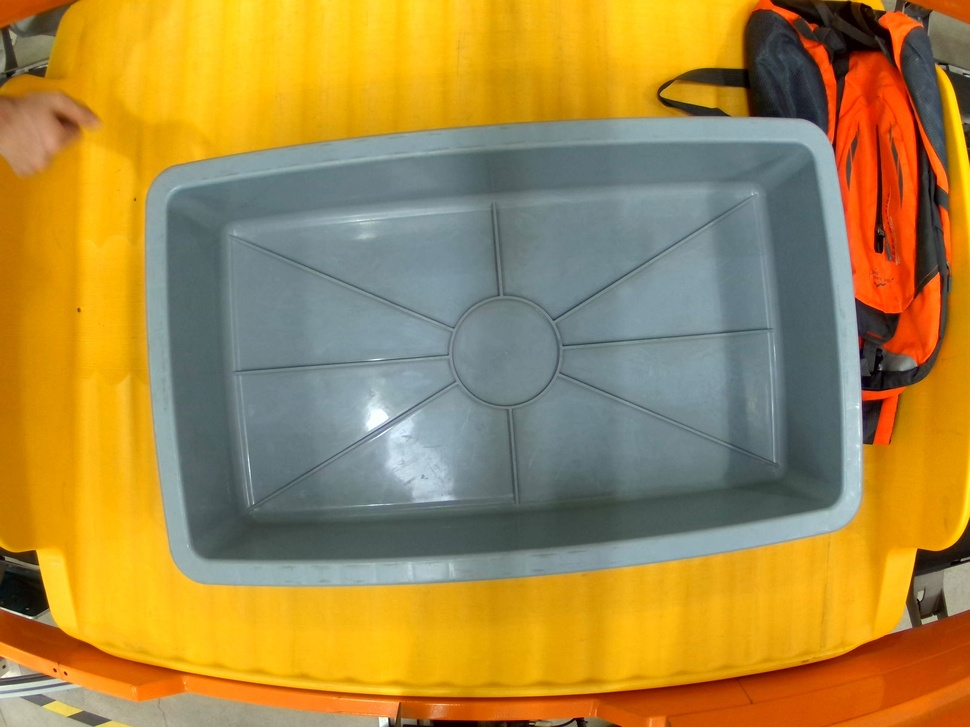
#> input picture examples/WIN_20230822_14_53_32_Pro.jpg, 970 x 727 px, shrunk from 2592 x 1944 before the run
$ python test.py
#> lines starting #> are read from the running program, lines starting #| are printed output that depends on the picture
    # -*- coding:utf-8 -*-

import cv2

img = cv2.imread('examples/WIN_20230822_14_53_32_Pro.jpg')
#> img is the input picture: shape (727, 970, 3); mean B, G, R 70.4, 136.7, 167
gray = cv2.cvtColor(img, cv2.COLOR_BGR2GRAY)
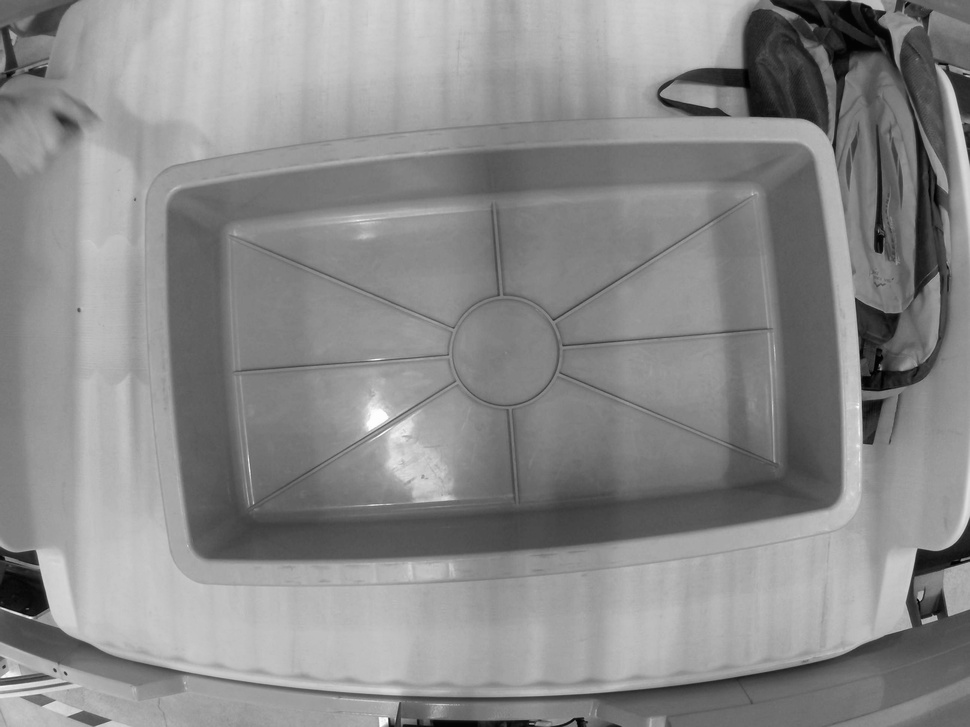
#> gray: shape (727, 970); min 0, max 254, mean 138.2
hsv = cv2.cvtColor(img, cv2.COLOR_BGR2HSV)
#> hsv: shape (727, 970, 3); mean H, S, V 53, 144.6, 177.6

def mouse_click(event, x, y, flags, para):
    if event == cv2.EVENT_LBUTTONDOWN:  # 左边鼠标点击
        print('PIX:', x, y)
        print("BGR:", img[y, x])
        print("GRAY:", gray[y, x])
        print("HSV:", hsv[y, x])

if __name__ == '__main__':
    cv2.namedWindow("img", cv2.WINDOW_NORMAL)

    cv2.setMouseCallback("img", mouse_click)
    while True:
        cv2.imshow('img', img)
        if cv2.waitKey() == ord('q'):
#> (key q is pressed here)
            break
        cv2.destroyAllWindows()

$ run again, with examples/WIN_20230822_14_44_07_Pro.jpg copied over examples/WIN_20230822_14_53_32_Pro.jpg
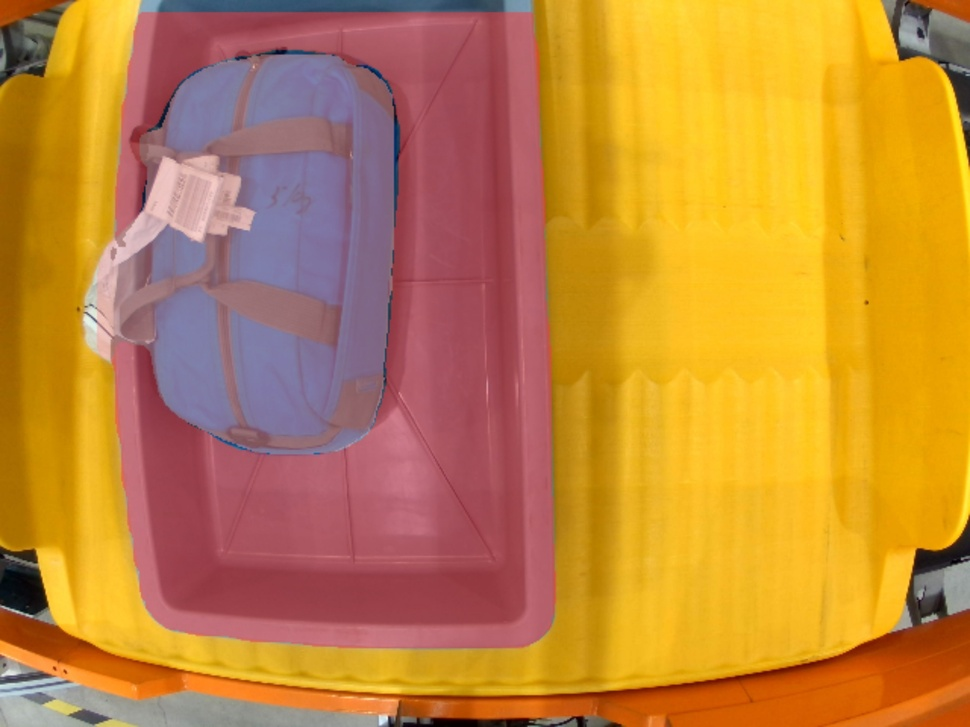
#> input picture examples/WIN_20230822_14_44_07_Pro.jpg, 970 x 727 px, shrunk from 2592 x 1944 before the run
#> img is the input picture: shape (727, 970, 3); mean B, G, R 60.6, 133.7, 193.6
#> `gray = cv2.cvtColor(img, cv2.COLOR_BGR2GRAY)`:
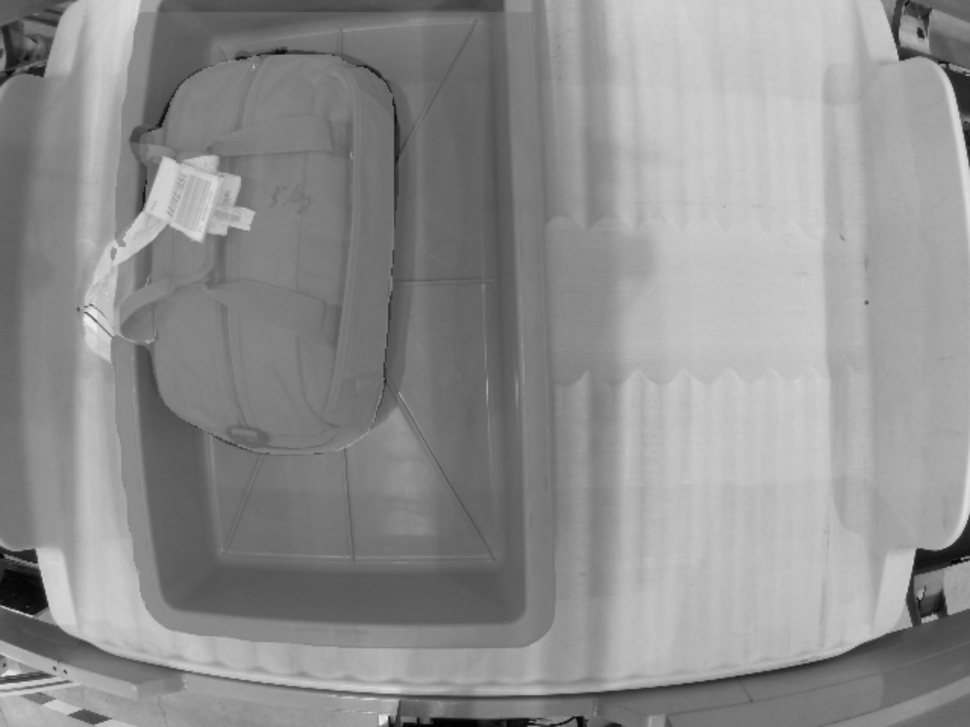
#> gray: shape (727, 970); min 1, max 239, mean 143.3
#> hsv: shape (727, 970, 3); mean H, S, V 74.9, 174.7, 196.3

$ run again, with examples/WIN_20230822_14_51_37_Pro.jpg copied over examples/WIN_20230822_14_53_32_Pro.jpg
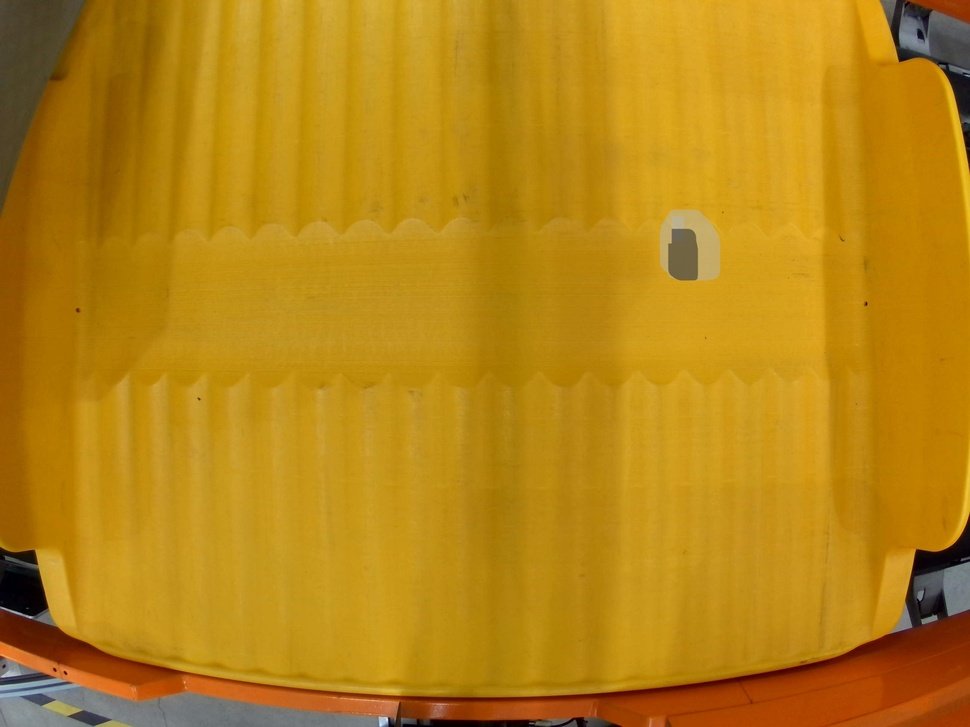
#> input picture examples/WIN_20230822_14_51_37_Pro.jpg, 970 x 727 px, shrunk from 2592 x 1944 before the run
#> img is the input picture: shape (727, 970, 3); mean B, G, R 21.4, 132.5, 183.2
#> `gray = cv2.cvtColor(img, cv2.COLOR_BGR2GRAY)`:
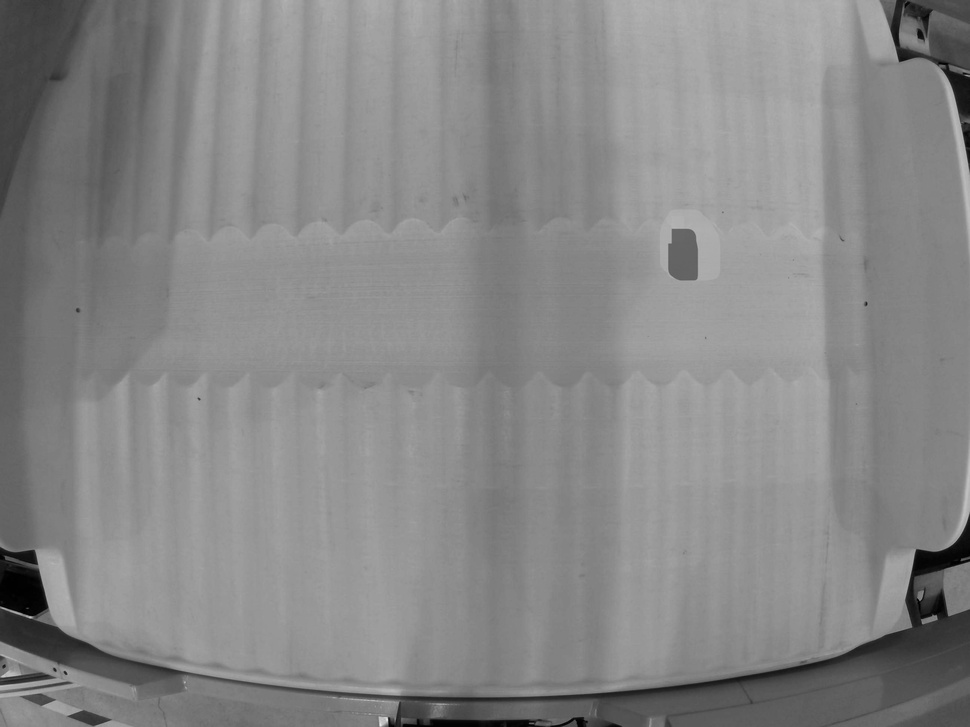
#> gray: shape (727, 970); min 0, max 229, mean 135
#> hsv: shape (727, 970, 3); mean H, S, V 23, 223.2, 183.4

$ run again, with examples/WIN_20230822_14_51_48_Pro.jpg copied over examples/WIN_20230822_14_53_32_Pro.jpg
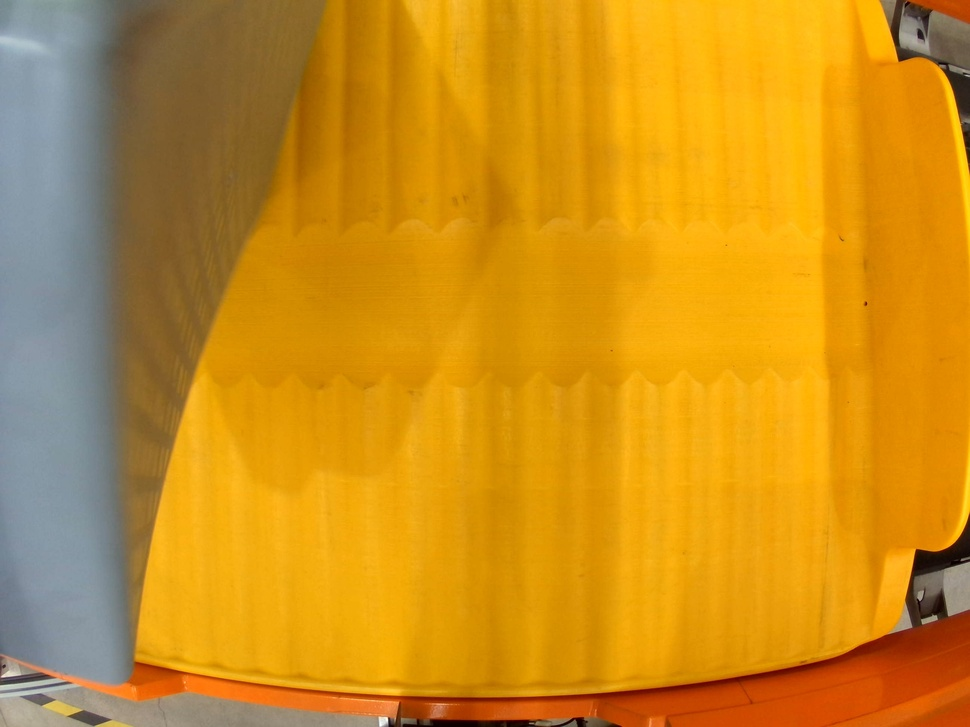
#> input picture examples/WIN_20230822_14_51_48_Pro.jpg, 970 x 727 px, shrunk from 2592 x 1944 before the run
#> img is the input picture: shape (727, 970, 3); mean B, G, R 29.7, 143.1, 203.2
#> `gray = cv2.cvtColor(img, cv2.COLOR_BGR2GRAY)`:
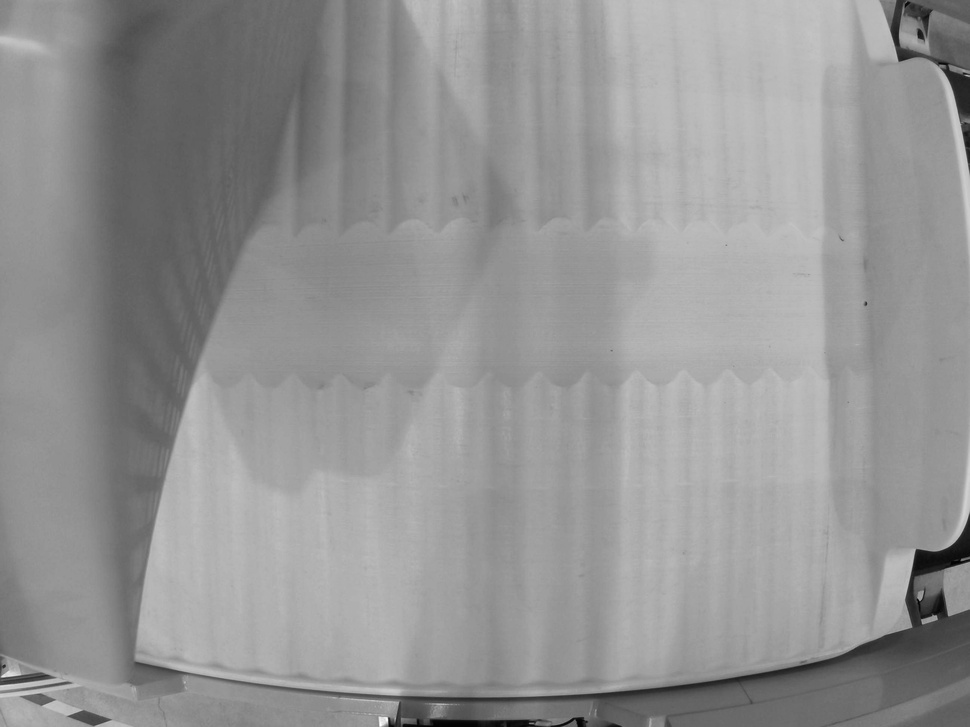
#> gray: shape (727, 970); min 2, max 254, mean 148.1
#> hsv: shape (727, 970, 3); mean H, S, V 27.9, 210.6, 205.9
